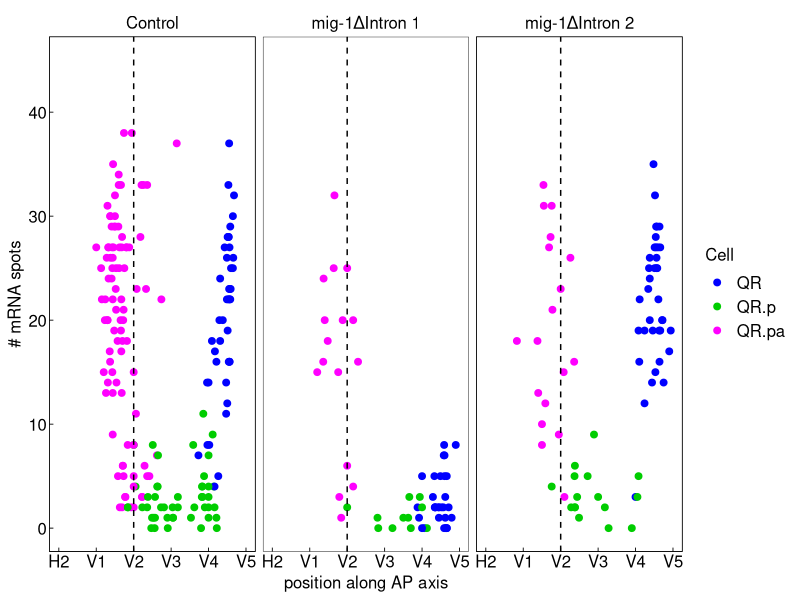
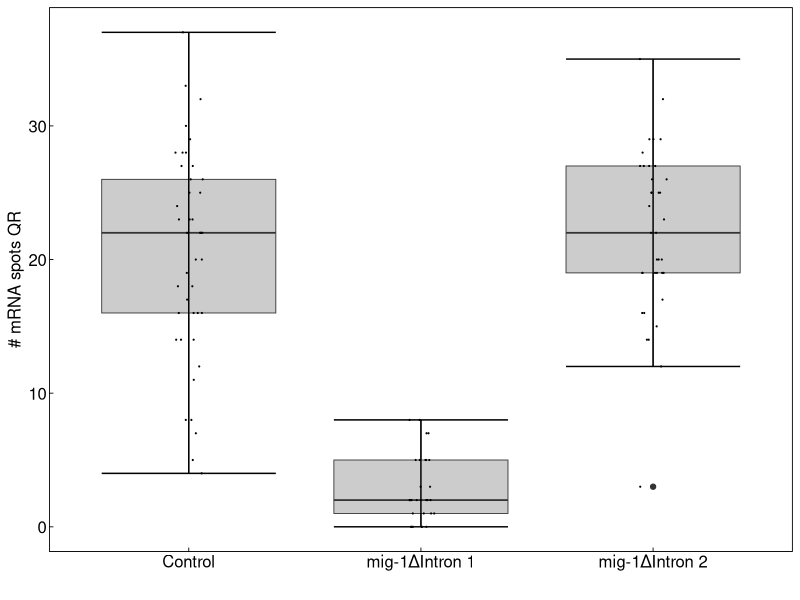

These figures' R source, in order:
#load necessary packages
#install_div_mutants.packages("tibble")
library(tibble)
#install_div_mutants.packages("magrittr")
library(magrittr)
#install_div_mutants.packages("ggplot2")
library(ggplot2)
#install_div_mutants.packages("readxl")
library(readxl)
#install_div_mutants.packages("dplyr")
library(dplyr)

#set ggplot figure theme
migtheme <-   theme(axis.line = element_blank(),
                    axis.text = element_text(colour = "black", size = 12),
                    strip.text = element_text(colour = "black", size = 12),
                    legend.text = element_text(colour = "black", size = 12),
                    axis.title = element_text(colour = "black", size = 12),
                    axis.ticks = element_line(colour = "black", size = 0.3),
                    axis.ticks.length = unit(-0.1, "cm"),
                    legend.title = element_text(colour = "black", size = 12),
                    panel.border = element_rect(colour = "black", fill = NA, size = 0.3),
                    panel.grid = element_blank(),
                    plot.background = element_blank(),
                    panel.background = element_blank(),
                    legend.background = element_blank(),
                    legend.key = element_rect(fill = "white", colour = "white"),
                    strip.background = element_blank(),
                    text = element_text(colour = "black", family = "sans"))

#load data
KN3071 <- read_xlsx("KN3071_smFISH.xlsx")%>%
  add_column(label = "mig-1ΔIntron 1")

KN3078 <- read_xlsx("KN3078_smFISH.xlsx")%>%
  add_column(label = "mig-1ΔIntron 2")

SV1009 <- read_xlsx("SV1009_smFISH.xlsx")%>%
  add_column(label = "Control")

introndels <- bind_rows(KN3071, KN3078, SV1009)%>%
    filter(Cell %in% c("QR", "QR.p", "QR.pa"))
introndels$label <- factor(introndels$label, levels = c("Control", "mig-1ΔIntron 1", "mig-1ΔIntron 2"))

#Create figure panels
fig.2B <- ggplot(introndels , aes(x = Position, y = smFISH.Counts, colour = Cell))+
  geom_point(size = 2)+
  scale_x_continuous(labels = c("H2","V1", "V2", "V3", "V4", "V5"), limits = c(-1,4))+
  scale_y_continuous(limits = c(0,45))+
  geom_vline(xintercept = 1, colour = "black", lty = 2)+
  scale_color_manual(values = c("blue","green3", "magenta"))+
  labs(x = "position along AP axis", y = "# mRNA spots",colour = "Cell")+
  facet_wrap(~label, ncol = 3, scales = "fixed")+
  migtheme
fig.2B

fig.2C <- ggplot(introndels%>%filter(Cell == "QR"), aes(x = label, y = smFISH.Counts))+
  geom_boxplot(fill = "gray80", size = 0.3)+
  stat_boxplot(geom = 'errorbar')+
  geom_jitter(colour = "black", width = 0.06, height = 0, size = 0.1)+
  labs(x = "", y = "# mRNA spots QR")+
  migtheme
fig.2C

#Statistical testing
# mig-1 expression level in QR of:
#Δintron 1
t.test(filter(SV1009, Cell == "QR")$smFISH.Counts,filter(KN3071, Cell == "QR")$smFISH.Counts) #2.2e-16
#Δintron 2
t.test(filter(SV1009, Cell == "QR")$smFISH.Counts,filter(KN3078, Cell == "QR")$smFISH.Counts) #p = 0.3054

# mig-1 expression level in QR.pa of:
#Δintron 1
t.test(filter(SV1009, Cell == "QR.pa")$smFISH.Counts,filter(KN3071, Cell == "QR.pa")$smFISH.Counts) #p = 0.1411
#Δintron 2
t.test(filter(SV1009, Cell == "QR.pa")$smFISH.Counts,filter(KN3078, Cell == "QR.pa")$smFISH.Counts) #p = 0.6813